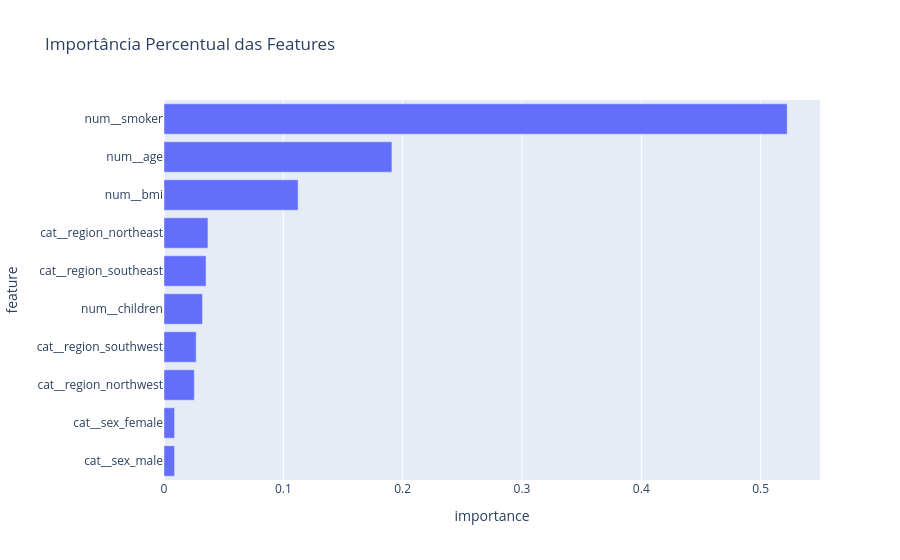

Notebook source saved alongside this figure:
### Code cell
px.bar(
  df_features,
  x='importance',
  y='feature',
  orientation='h',
  title="Importância Percentual das Features",
)

### Figure 1 — Plotly figure (JSON) as saved in the notebook; plotly's stock layout.template omitted (floating-point values rounded to 4 significant figures)
{"data": [{"hovertemplate": "importance=%{x}<br>feature=%{y}<extra></extra>", "legendgroup": "", "marker": {"color": "#636efa", "pattern": {"shape": ""}}, "name": "", "orientation": "h", "showlegend": false, "textposition": "auto", "type": "bar", "x": [0.008841, 0.008841, 0.0254, 0.02696, 0.03227, 0.03521, 0.03684, 0.1124, 0.191, 0.5223], "xaxis": "x", "y": ["cat__sex_male", "cat__sex_female", "cat__region_northwest", "cat__region_southwest", "num__children", "cat__region_southeast", "cat__region_northeast", "num__bmi", "num__age", "num__smoker"], "yaxis": "y"}], "layout": {"barmode": "relative", "legend": {"tracegroupgap": 0}, "title": {"text": "Importância Percentual das Features"}, "xaxis": {"anchor": "y", "domain": [0, 1], "title": {"text": "importance"}}, "yaxis": {"anchor": "x", "domain": [0, 1], "title": {"text": "feature"}}}}
